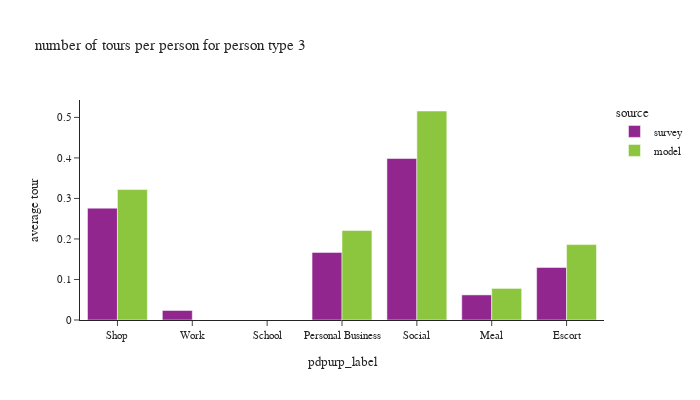

The cell this chart's notebook holds for it:
### Code cell
plot_by_pptyp(df_tour, '3')

### Figure 1 — Plotly figure (JSON) as saved in the notebook; plotly's stock layout.template omitted (floating-point values rounded to 4 significant figures)
{"data": [{"alignmentgroup": "True", "hovertemplate": "source=survey<br>pdpurp_label=%{x}<br>average tour=%{y}<extra></extra>", "legendgroup": "survey", "marker": {"color": "#91268F", "pattern": {"shape": ""}}, "name": "survey", "offsetgroup": "survey", "orientation": "v", "showlegend": true, "textposition": "auto", "type": "bar", "x": ["Shop", "Work", "School", "Personal Business", "Social", "Meal", "Escort"], "xaxis": "x", "y": [0.2761, 0.02349, 6.662e-05, 0.1669, 0.3987, 0.06195, 0.1297], "yaxis": "y"}, {"alignmentgroup": "True", "hovertemplate": "source=model<br>pdpurp_label=%{x}<br>average tour=%{y}<extra></extra>", "legendgroup": "model", "marker": {"color": "#8CC63E", "pattern": {"shape": ""}}, "name": "model", "offsetgroup": "model", "orientation": "v", "showlegend": true, "textposition": "auto", "type": "bar", "x": ["Social", "Personal Business", "Meal", "Shop", "Escort"], "xaxis": "x", "y": [0.5158, 0.2209, 0.07797, 0.3219, 0.1861], "yaxis": "y"}], "layout": {"barmode": "group", "font": {"size": 11}, "height": 400, "legend": {"title": {"text": "source"}, "tracegroupgap": 0}, "title": {"text": "number of tours per person for person type 3"}, "width": 700, "xaxis": {"anchor": "y", "domain": [0, 1], "title": {"text": "pdpurp_label"}}, "yaxis": {"anchor": "x", "domain": [0, 1], "tickformat": ".2", "title": {"text": "average tour"}}}}
